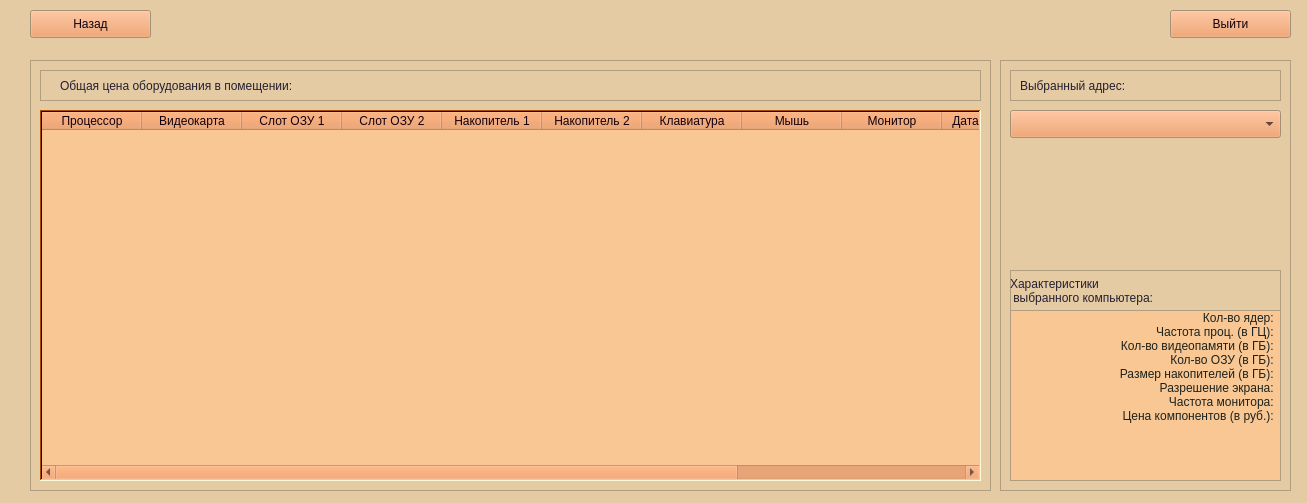
<?xml version="1.0" encoding="UTF-8"?>
<ui version="4.0">
 <class>Form</class>
 <widget class="QWidget" name="Form">
  <property name="geometry">
   <rect>
    <x>0</x>
    <y>0</y>
    <width>1307</width>
    <height>503</height>
   </rect>
  </property>
  <property name="palette">
   <palette>
    <active>
     <colorrole role="WindowText">
      <brush brushstyle="SolidPattern">
       <color alpha="255">
        <red>36</red>
        <green>31</green>
        <blue>49</blue>
       </color>
      </brush>
     </colorrole>
     <colorrole role="Button">
      <brush brushstyle="SolidPattern">
       <color alpha="255">
        <red>237</red>
        <green>148</green>
        <blue>85</blue>
       </color>
      </brush>
     </colorrole>
     <colorrole role="Light">
      <brush brushstyle="SolidPattern">
       <color alpha="255">
        <red>255</red>
        <green>251</green>
        <blue>218</blue>
       </color>
      </brush>
     </colorrole>
     <colorrole role="Midlight">
      <brush brushstyle="SolidPattern">
       <color alpha="255">
        <red>229</red>
        <green>203</green>
        <blue>164</blue>
       </color>
      </brush>
     </colorrole>
     <colorrole role="Dark">
      <brush brushstyle="SolidPattern">
       <color alpha="255">
        <red>165</red>
        <green>77</green>
        <blue>0</blue>
       </color>
      </brush>
     </colorrole>
     <colorrole role="Mid">
      <brush brushstyle="SolidPattern">
       <color alpha="255">
        <red>229</red>
        <green>165</green>
        <blue>10</blue>
       </color>
      </brush>
     </colorrole>
     <colorrole role="Text">
      <brush brushstyle="SolidPattern">
       <color alpha="255">
        <red>29</red>
        <green>34</green>
        <blue>28</blue>
       </color>
      </brush>
     </colorrole>
     <colorrole role="BrightText">
      <brush brushstyle="SolidPattern">
       <color alpha="255">
        <red>205</red>
        <green>171</green>
        <blue>143</blue>
       </color>
      </brush>
     </colorrole>
     <colorrole role="ButtonText">
      <brush brushstyle="SolidPattern">
       <color alpha="255">
        <red>18</red>
        <green>0</green>
        <blue>13</blue>
       </color>
      </brush>
     </colorrole>
     <colorrole role="Base">
      <brush brushstyle="SolidPattern">
       <color alpha="255">
        <red>248</red>
        <green>199</green>
        <blue>148</blue>
       </color>
      </brush>
     </colorrole>
     <colorrole role="Window">
      <brush brushstyle="SolidPattern">
       <color alpha="255">
        <red>229</red>
        <green>203</green>
        <blue>164</blue>
       </color>
      </brush>
     </colorrole>
     <colorrole role="Shadow">
      <brush brushstyle="SolidPattern">
       <color alpha="255">
        <red>16</red>
        <green>10</green>
        <blue>10</blue>
       </color>
      </brush>
     </colorrole>
     <colorrole role="HighlightedText">
      <brush brushstyle="SolidPattern">
       <color alpha="255">
        <red>255</red>
        <green>255</green>
        <blue>255</blue>
       </color>
      </brush>
     </colorrole>
     <colorrole role="AlternateBase">
      <brush brushstyle="SolidPattern">
       <color alpha="255">
        <red>228</red>
        <green>197</green>
        <blue>166</blue>
       </color>
      </brush>
     </colorrole>
     <colorrole role="ToolTipBase">
      <brush brushstyle="SolidPattern">
       <color alpha="255">
        <red>230</red>
        <green>255</green>
        <blue>171</blue>
       </color>
      </brush>
     </colorrole>
     <colorrole role="ToolTipText">
      <brush brushstyle="SolidPattern">
       <color alpha="255">
        <red>0</red>
        <green>0</green>
        <blue>0</blue>
       </color>
      </brush>
     </colorrole>
     <colorrole role="PlaceholderText">
      <brush brushstyle="SolidPattern">
       <color alpha="128">
        <red>252</red>
        <green>252</green>
        <blue>252</blue>
       </color>
      </brush>
     </colorrole>
    </active>
    <inactive>
     <colorrole role="WindowText">
      <brush brushstyle="SolidPattern">
       <color alpha="255">
        <red>36</red>
        <green>31</green>
        <blue>49</blue>
       </color>
      </brush>
     </colorrole>
     <colorrole role="Button">
      <brush brushstyle="SolidPattern">
       <color alpha="255">
        <red>237</red>
        <green>148</green>
        <blue>85</blue>
       </color>
      </brush>
     </colorrole>
     <colorrole role="Light">
      <brush brushstyle="SolidPattern">
       <color alpha="255">
        <red>255</red>
        <green>251</green>
        <blue>218</blue>
       </color>
      </brush>
     </colorrole>
     <colorrole role="Midlight">
      <brush brushstyle="SolidPattern">
       <color alpha="255">
        <red>229</red>
        <green>203</green>
        <blue>164</blue>
       </color>
      </brush>
     </colorrole>
     <colorrole role="Dark">
      <brush brushstyle="SolidPattern">
       <color alpha="255">
        <red>165</red>
        <green>77</green>
        <blue>0</blue>
       </color>
      </brush>
     </colorrole>
     <colorrole role="Mid">
      <brush brushstyle="SolidPattern">
       <color alpha="255">
        <red>229</red>
        <green>165</green>
        <blue>10</blue>
       </color>
      </brush>
     </colorrole>
     <colorrole role="Text">
      <brush brushstyle="SolidPattern">
       <color alpha="255">
        <red>29</red>
        <green>34</green>
        <blue>28</blue>
       </color>
      </brush>
     </colorrole>
     <colorrole role="BrightText">
      <brush brushstyle="SolidPattern">
       <color alpha="255">
        <red>205</red>
        <green>171</green>
        <blue>143</blue>
       </color>
      </brush>
     </colorrole>
     <colorrole role="ButtonText">
      <brush brushstyle="SolidPattern">
       <color alpha="255">
        <red>18</red>
        <green>0</green>
        <blue>13</blue>
       </color>
      </brush>
     </colorrole>
     <colorrole role="Base">
      <brush brushstyle="SolidPattern">
       <color alpha="255">
        <red>248</red>
        <green>199</green>
        <blue>148</blue>
       </color>
      </brush>
     </colorrole>
     <colorrole role="Window">
      <brush brushstyle="SolidPattern">
       <color alpha="255">
        <red>229</red>
        <green>203</green>
        <blue>164</blue>
       </color>
      </brush>
     </colorrole>
     <colorrole role="Shadow">
      <brush brushstyle="SolidPattern">
       <color alpha="255">
        <red>16</red>
        <green>10</green>
        <blue>10</blue>
       </color>
      </brush>
     </colorrole>
     <colorrole role="HighlightedText">
      <brush brushstyle="SolidPattern">
       <color alpha="255">
        <red>255</red>
        <green>255</green>
        <blue>255</blue>
       </color>
      </brush>
     </colorrole>
     <colorrole role="AlternateBase">
      <brush brushstyle="SolidPattern">
       <color alpha="255">
        <red>228</red>
        <green>197</green>
        <blue>166</blue>
       </color>
      </brush>
     </colorrole>
     <colorrole role="ToolTipBase">
      <brush brushstyle="SolidPattern">
       <color alpha="255">
        <red>230</red>
        <green>255</green>
        <blue>171</blue>
       </color>
      </brush>
     </colorrole>
     <colorrole role="ToolTipText">
      <brush brushstyle="SolidPattern">
       <color alpha="255">
        <red>0</red>
        <green>0</green>
        <blue>0</blue>
       </color>
      </brush>
     </colorrole>
     <colorrole role="PlaceholderText">
      <brush brushstyle="SolidPattern">
       <color alpha="128">
        <red>252</red>
        <green>252</green>
        <blue>252</blue>
       </color>
      </brush>
     </colorrole>
    </inactive>
    <disabled>
     <colorrole role="WindowText">
      <brush brushstyle="SolidPattern">
       <color alpha="255">
        <red>165</red>
        <green>77</green>
        <blue>0</blue>
       </color>
      </brush>
     </colorrole>
     <colorrole role="Button">
      <brush brushstyle="SolidPattern">
       <color alpha="255">
        <red>237</red>
        <green>148</green>
        <blue>85</blue>
       </color>
      </brush>
     </colorrole>
     <colorrole role="Light">
      <brush brushstyle="SolidPattern">
       <color alpha="255">
        <red>255</red>
        <green>251</green>
        <blue>218</blue>
       </color>
      </brush>
     </colorrole>
     <colorrole role="Midlight">
      <brush brushstyle="SolidPattern">
       <color alpha="255">
        <red>229</red>
        <green>203</green>
        <blue>164</blue>
       </color>
      </brush>
     </colorrole>
     <colorrole role="Dark">
      <brush brushstyle="SolidPattern">
       <color alpha="255">
        <red>165</red>
        <green>77</green>
        <blue>0</blue>
       </color>
      </brush>
     </colorrole>
     <colorrole role="Mid">
      <brush brushstyle="SolidPattern">
       <color alpha="255">
        <red>229</red>
        <green>165</green>
        <blue>10</blue>
       </color>
      </brush>
     </colorrole>
     <colorrole role="Text">
      <brush brushstyle="SolidPattern">
       <color alpha="255">
        <red>165</red>
        <green>77</green>
        <blue>0</blue>
       </color>
      </brush>
     </colorrole>
     <colorrole role="BrightText">
      <brush brushstyle="SolidPattern">
       <color alpha="255">
        <red>205</red>
        <green>171</green>
        <blue>143</blue>
       </color>
      </brush>
     </colorrole>
     <colorrole role="ButtonText">
      <brush brushstyle="SolidPattern">
       <color alpha="255">
        <red>165</red>
        <green>77</green>
        <blue>0</blue>
       </color>
      </brush>
     </colorrole>
     <colorrole role="Base">
      <brush brushstyle="SolidPattern">
       <color alpha="255">
        <red>229</red>
        <green>203</green>
        <blue>164</blue>
       </color>
      </brush>
     </colorrole>
     <colorrole role="Window">
      <brush brushstyle="SolidPattern">
       <color alpha="255">
        <red>229</red>
        <green>203</green>
        <blue>164</blue>
       </color>
      </brush>
     </colorrole>
     <colorrole role="Shadow">
      <brush brushstyle="SolidPattern">
       <color alpha="255">
        <red>16</red>
        <green>10</green>
        <blue>10</blue>
       </color>
      </brush>
     </colorrole>
     <colorrole role="HighlightedText">
      <brush brushstyle="SolidPattern">
       <color alpha="255">
        <red>255</red>
        <green>255</green>
        <blue>255</blue>
       </color>
      </brush>
     </colorrole>
     <colorrole role="AlternateBase">
      <brush brushstyle="SolidPattern">
       <color alpha="255">
        <red>228</red>
        <green>197</green>
        <blue>166</blue>
       </color>
      </brush>
     </colorrole>
     <colorrole role="ToolTipBase">
      <brush brushstyle="SolidPattern">
       <color alpha="255">
        <red>230</red>
        <green>255</green>
        <blue>171</blue>
       </color>
      </brush>
     </colorrole>
     <colorrole role="ToolTipText">
      <brush brushstyle="SolidPattern">
       <color alpha="255">
        <red>0</red>
        <green>0</green>
        <blue>0</blue>
       </color>
      </brush>
     </colorrole>
     <colorrole role="PlaceholderText">
      <brush brushstyle="SolidPattern">
       <color alpha="128">
        <red>252</red>
        <green>252</green>
        <blue>252</blue>
       </color>
      </brush>
     </colorrole>
    </disabled>
   </palette>
  </property>
  <property name="windowTitle">
   <string>Просмотр компьютеров</string>
  </property>
  <widget class="QFrame" name="frame">
   <property name="geometry">
    <rect>
     <x>1000</x>
     <y>60</y>
     <width>291</width>
     <height>431</height>
    </rect>
   </property>
   <property name="frameShape">
    <enum>QFrame::StyledPanel</enum>
   </property>
   <property name="frameShadow">
    <enum>QFrame::Raised</enum>
   </property>
   <widget class="QListWidget" name="pc_list">
    <property name="geometry">
     <rect>
      <x>10</x>
      <y>250</y>
      <width>271</width>
      <height>171</height>
     </rect>
    </property>
    <item>
     <property name="text">
      <string>Кол-во ядер: </string>
     </property>
     <property name="textAlignment">
      <set>AlignTrailing|AlignVCenter</set>
     </property>
    </item>
    <item>
     <property name="text">
      <string>Частота проц. (в ГЦ): </string>
     </property>
     <property name="textAlignment">
      <set>AlignTrailing|AlignVCenter</set>
     </property>
    </item>
    <item>
     <property name="text">
      <string>Кол-во видеопамяти (в ГБ): </string>
     </property>
     <property name="textAlignment">
      <set>AlignTrailing|AlignVCenter</set>
     </property>
    </item>
    <item>
     <property name="text">
      <string>Кол-во ОЗУ (в ГБ): </string>
     </property>
     <property name="textAlignment">
      <set>AlignTrailing|AlignVCenter</set>
     </property>
    </item>
    <item>
     <property name="text">
      <string>Размер накопителей (в ГБ): </string>
     </property>
     <property name="textAlignment">
      <set>AlignTrailing|AlignVCenter</set>
     </property>
    </item>
    <item>
     <property name="text">
      <string>Разрешение экрана: </string>
     </property>
     <property name="textAlignment">
      <set>AlignTrailing|AlignVCenter</set>
     </property>
    </item>
    <item>
     <property name="text">
      <string>Частота монитора: </string>
     </property>
     <property name="textAlignment">
      <set>AlignTrailing|AlignVCenter</set>
     </property>
    </item>
    <item>
     <property name="text">
      <string>Цена компонентов (в руб.): </string>
     </property>
     <property name="textAlignment">
      <set>AlignTrailing|AlignVCenter</set>
     </property>
    </item>
   </widget>
   <widget class="QFrame" name="frame_4">
    <property name="geometry">
     <rect>
      <x>10</x>
      <y>210</y>
      <width>271</width>
      <height>41</height>
     </rect>
    </property>
    <property name="frameShape">
     <enum>QFrame::StyledPanel</enum>
    </property>
    <property name="frameShadow">
     <enum>QFrame::Raised</enum>
    </property>
    <widget class="QLabel" name="label_3">
     <property name="geometry">
      <rect>
       <x>0</x>
       <y>0</y>
       <width>271</width>
       <height>41</height>
      </rect>
     </property>
     <property name="text">
      <string>Характеристики 
 выбранного компьютера:</string>
     </property>
    </widget>
   </widget>
   <widget class="QComboBox" name="adres_box">
    <property name="geometry">
     <rect>
      <x>10</x>
      <y>50</y>
      <width>271</width>
      <height>28</height>
     </rect>
    </property>
   </widget>
   <widget class="QFrame" name="frame_5">
    <property name="geometry">
     <rect>
      <x>10</x>
      <y>10</y>
      <width>271</width>
      <height>31</height>
     </rect>
    </property>
    <property name="frameShape">
     <enum>QFrame::StyledPanel</enum>
    </property>
    <property name="frameShadow">
     <enum>QFrame::Raised</enum>
    </property>
    <widget class="QLabel" name="label_4">
     <property name="geometry">
      <rect>
       <x>10</x>
       <y>0</y>
       <width>231</width>
       <height>31</height>
      </rect>
     </property>
     <property name="text">
      <string>Выбранный адрес:</string>
     </property>
    </widget>
   </widget>
  </widget>
  <widget class="QFrame" name="frame_2">
   <property name="geometry">
    <rect>
     <x>30</x>
     <y>60</y>
     <width>961</width>
     <height>431</height>
    </rect>
   </property>
   <property name="frameShape">
    <enum>QFrame::StyledPanel</enum>
   </property>
   <property name="frameShadow">
    <enum>QFrame::Raised</enum>
   </property>
   <widget class="QTableWidget" name="pc_table">
    <property name="geometry">
     <rect>
      <x>10</x>
      <y>50</y>
      <width>941</width>
      <height>371</height>
     </rect>
    </property>
    <property name="frameShape">
     <enum>QFrame::WinPanel</enum>
    </property>
    <property name="frameShadow">
     <enum>QFrame::Sunken</enum>
    </property>
    <property name="editTriggers">
     <set>QAbstractItemView::NoEditTriggers</set>
    </property>
    <property name="selectionMode">
     <enum>QAbstractItemView::SingleSelection</enum>
    </property>
    <property name="selectionBehavior">
     <enum>QAbstractItemView::SelectRows</enum>
    </property>
    <property name="columnCount">
     <number>12</number>
    </property>
    <column>
     <property name="text">
      <string>Процессор</string>
     </property>
    </column>
    <column>
     <property name="text">
      <string>Видеокарта</string>
     </property>
    </column>
    <column>
     <property name="text">
      <string>Слот ОЗУ 1</string>
     </property>
    </column>
    <column>
     <property name="text">
      <string>Слот ОЗУ 2</string>
     </property>
    </column>
    <column>
     <property name="text">
      <string>Накопитель 1</string>
     </property>
    </column>
    <column>
     <property name="text">
      <string>Накопитель 2</string>
     </property>
    </column>
    <column>
     <property name="text">
      <string>Клавиатура</string>
     </property>
    </column>
    <column>
     <property name="text">
      <string>Мышь</string>
     </property>
    </column>
    <column>
     <property name="text">
      <string>Монитор</string>
     </property>
    </column>
    <column>
     <property name="text">
      <string>Дата поставки</string>
     </property>
    </column>
    <column>
     <property name="text">
      <string>Дата перемещения</string>
     </property>
    </column>
    <column>
     <property name="text">
      <string>Состояние</string>
     </property>
    </column>
   </widget>
   <widget class="QFrame" name="frame_3">
    <property name="geometry">
     <rect>
      <x>10</x>
      <y>10</y>
      <width>941</width>
      <height>31</height>
     </rect>
    </property>
    <property name="frameShape">
     <enum>QFrame::StyledPanel</enum>
    </property>
    <property name="frameShadow">
     <enum>QFrame::Raised</enum>
    </property>
    <widget class="QLabel" name="label">
     <property name="geometry">
      <rect>
       <x>20</x>
       <y>0</y>
       <width>291</width>
       <height>31</height>
      </rect>
     </property>
     <property name="text">
      <string>Общая цена оборудования в помещении:</string>
     </property>
    </widget>
    <widget class="QLabel" name="label_2">
     <property name="geometry">
      <rect>
       <x>310</x>
       <y>0</y>
       <width>291</width>
       <height>31</height>
      </rect>
     </property>
     <property name="text">
      <string/>
     </property>
    </widget>
   </widget>
  </widget>
  <widget class="QPushButton" name="goback_button">
   <property name="geometry">
    <rect>
     <x>30</x>
     <y>10</y>
     <width>121</width>
     <height>28</height>
    </rect>
   </property>
   <property name="text">
    <string>Назад</string>
   </property>
  </widget>
  <widget class="QPushButton" name="exit_button">
   <property name="geometry">
    <rect>
     <x>1170</x>
     <y>10</y>
     <width>121</width>
     <height>28</height>
    </rect>
   </property>
   <property name="text">
    <string>Выйти</string>
   </property>
  </widget>
 </widget>
 <resources/>
 <connections/>
</ui>
